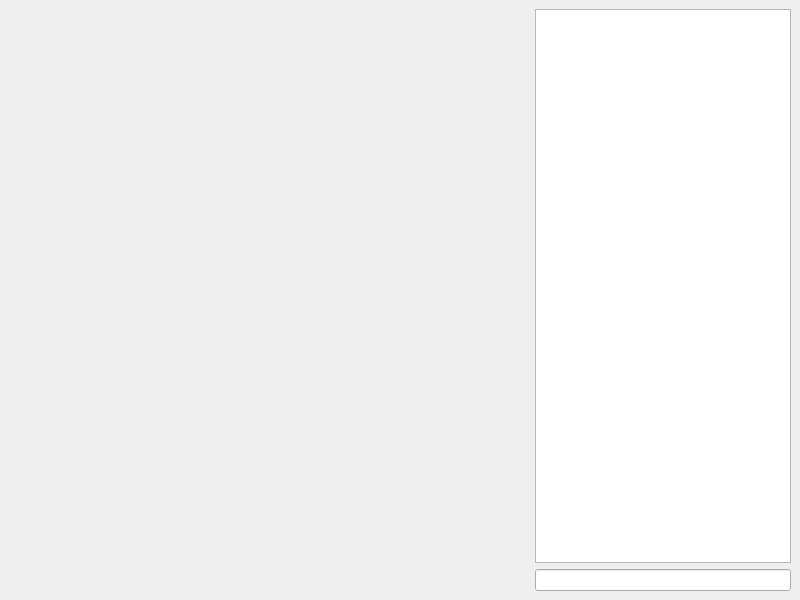
<?xml version="1.0" encoding="UTF-8"?>
<ui version="4.0">
 <class>MainWindow</class>
 <widget class="QMainWindow" name="MainWindow">
  <property name="geometry">
   <rect>
    <x>0</x>
    <y>0</y>
    <width>800</width>
    <height>600</height>
   </rect>
  </property>
  <property name="windowTitle">
   <string>GraphBuilder</string>
  </property>
  <widget class="QWidget" name="centralwidget">
   <layout class="QHBoxLayout" name="horizontalLayout">
    <item>
     <widget class="GraphView" name="graphView" native="true">
      <property name="minimumSize">
       <size>
        <width>500</width>
        <height>500</height>
       </size>
      </property>
     </widget>
    </item>
    <item>
     <layout class="QVBoxLayout" name="verticalLayout">
      <item>
       <widget class="CommandList" name="commandList">
        <property name="sizePolicy">
         <sizepolicy hsizetype="Fixed" vsizetype="Expanding">
          <horstretch>0</horstretch>
          <verstretch>0</verstretch>
         </sizepolicy>
        </property>
        <property name="minimumSize">
         <size>
          <width>0</width>
          <height>0</height>
         </size>
        </property>
       </widget>
      </item>
      <item>
       <widget class="QLineEdit" name="blockEdit">
        <property name="sizePolicy">
         <sizepolicy hsizetype="Fixed" vsizetype="Fixed">
          <horstretch>0</horstretch>
          <verstretch>0</verstretch>
         </sizepolicy>
        </property>
        <property name="minimumSize">
         <size>
          <width>256</width>
          <height>0</height>
         </size>
        </property>
       </widget>
      </item>
     </layout>
    </item>
   </layout>
  </widget>
  <widget class="QMenuBar" name="menubar">
   <property name="geometry">
    <rect>
     <x>0</x>
     <y>0</y>
     <width>800</width>
     <height>37</height>
    </rect>
   </property>
  </widget>
 </widget>
 <customwidgets>
  <customwidget>
   <class>GraphView</class>
   <extends>QWidget</extends>
   <header>graphview.h</header>
   <container>1</container>
  </customwidget>
  <customwidget>
   <class>CommandList</class>
   <extends>QListWidget</extends>
   <header>commandlist.h</header>
  </customwidget>
 </customwidgets>
 <resources/>
 <connections/>
</ui>
